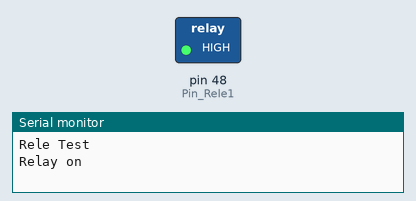
Recording of a sketch running on a simulated Arduino Mega 2560, built with avr-gcc and run on an emulated ATmega2560. Parts: switched loads named in the sketch (green lamp = pin HIGH), the last lines printed to the serial monitor.

Above: at 0.7 s.
At 2.7 s:
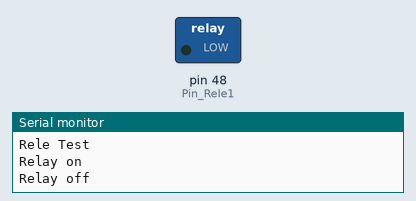
Timing chart, 0 to 5.2 s (numbered marks = the images above):
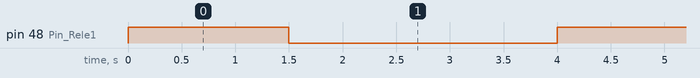

The sketch:

rele.ino
```cpp
#define Pin_Rele1	48

void setup()
{
  pinMode(Pin_Rele1, OUTPUT);
  Serial.begin(9600); // open serial
  Serial.println("Rele Test");
}

void loop()
{

       Serial.println("Relay on");
      digitalWrite(Pin_Rele1, HIGH);
      delay(1500);
     Serial.println("Relay off");
       digitalWrite(Pin_Rele1, LOW);
     delay(2500);

}
```

Measured:
- by itself, pin 48 (Pin_Rele1): alternates HIGH for 1.5 s and LOW for 2.5 s
